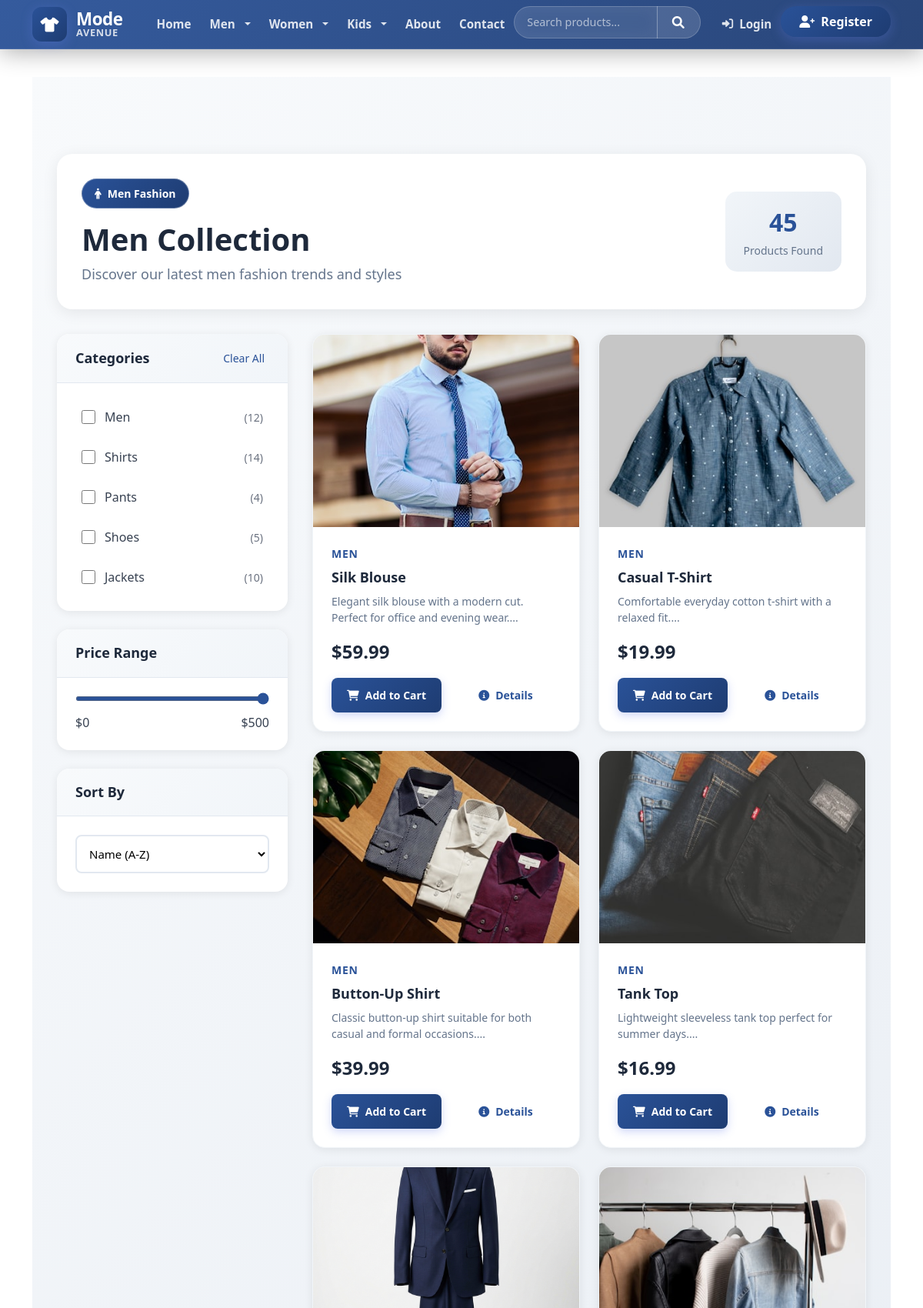
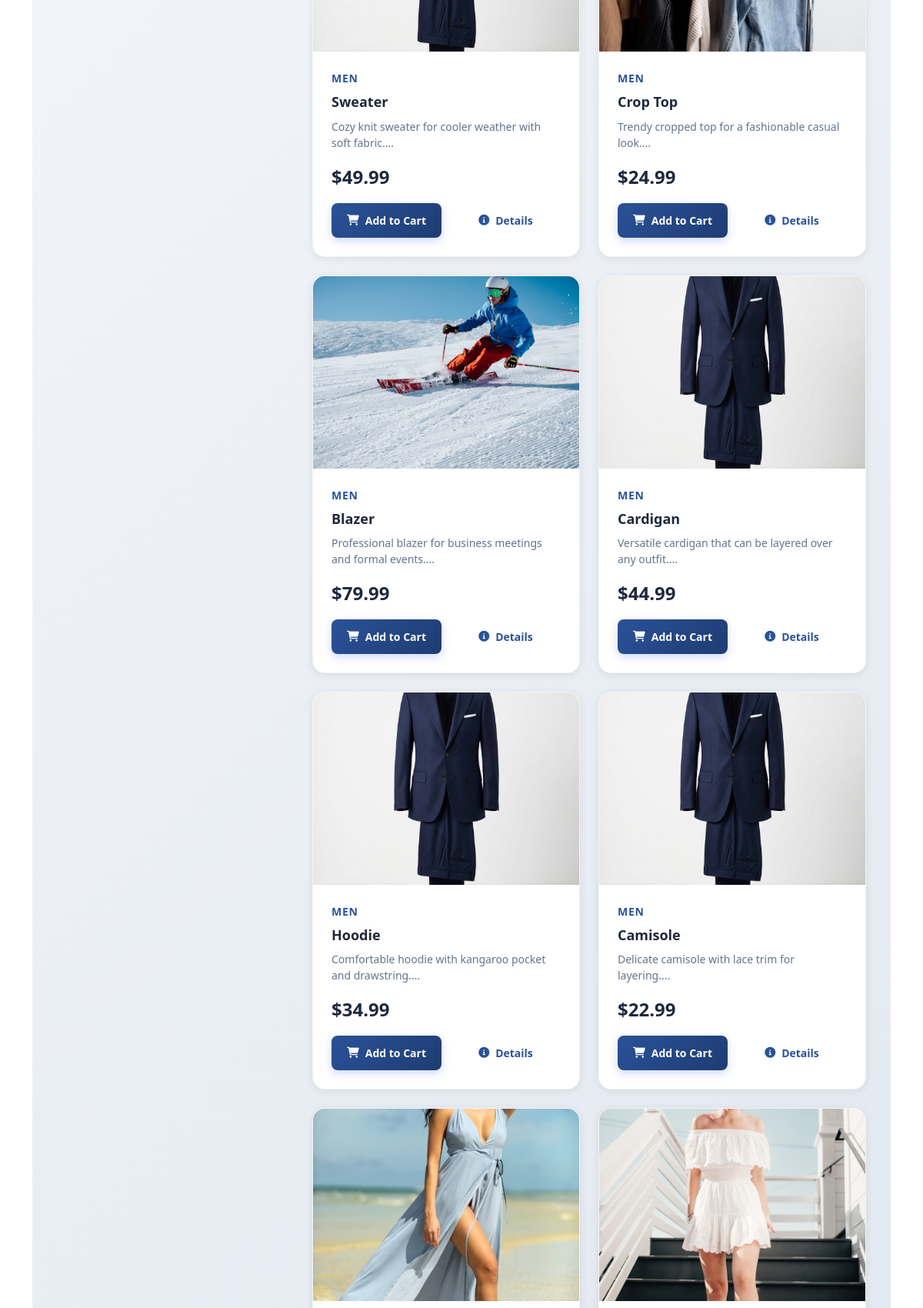
The app's page /products/gender/men (upper part) with its own data (2 pictures, top to bottom).
### models.py (models this page shows, shortened)
class Category(db.Model):
    id = db.Column(db.Integer, primary_key=True)
    name = db.Column(db.String(50), nullable=False)
    description = db.Column(db.Text)
    gender = db.Column(db.String(10), nullable=False)  # 'men', 'women', 'kids'
    products = db.relationship('Product', backref='category', lazy=True)

class Product(db.Model):
    id = db.Column(db.Integer, primary_key=True)
    name = db.Column(db.String(100), nullable=False)
    description = db.Column(db.Text, nullable=False)
    price = db.Column(db.Float, nullable=False)
    image_file = db.Column(db.String(500), nullable=False, default='default.jpg')
    stock = db.Column(db.Integer, nullable=False, default=0)
    category_id = db.Column(db.Integer, db.ForeignKey('category.id'), nullable=False)
    cart_items = db.relationship('CartItem', backref='product', lazy=True, cascade='all, delete-orphan')
    order_items = db.relationship('OrderItem', backref='product', lazy=True, cascade='all, delete-orphan')

### products/routes.py (the view)
@products.route('/gender/<gender>')
def gender(gender):
    if gender not in ['men', 'women', 'kids']:
        flash('Invalid gender category', 'danger')
        return redirect(url_for('products.index'))
    page = request.args.get('page', 1, type=int)
    products_list = Product.query.join(Category).filter(Category.gender == gender).paginate(page=page, per_page=12)
    categories = Category.query.filter_by(gender=gender).all()
    return render_template('products/gender.html', title=f'{gender.title()} Fashion',
                         gender=gender, products=products_list, categories=categories, current_user=current_user)

### templates/products/gender.html (shortened to what this page needs)
{% extends "base.html" %}
{% block content %}
<div class="products-container">
    <div class="container-fluid">
        <div class="products-header">
            <div class="header-content">
                <div class="header-left">
                    <div class="gender-badge">
                        <i class="fas {% if gender == 'men' %}fa-male{% elif gender == 'women' %}fa-female{% else %}fa-child{% endif %}"></i>
                        <span>{{ gender.title() }} Fashion</span>
                    </div>
                    <h1 class="main-title">{{ gender.title() }} Collection</h1>
                    <p class="subtitle">Discover our latest {{ gender }} fashion trends and styles</p>
                </div>
                <div class="header-right">
                    <div class="results-count">
                        <span class="count">{{ products.total }}</span>
                        <span class="text">Products Found</span>
                    </div>
                </div>
            </div>
        </div>
        <div class="products-content">
            <div class="filters-sidebar">
                <div class="filter-card">
                    <div class="filter-header">
                        <h3>Categories</h3>
                        <button class="btn-clear" onclick="clearFilters()">Clear All</button>
                    </div>
                    <div class="filter-content">
                        <div class="category-list">
                            {% for category in categories %}
                            <div class="category-item">
                                <label class="category-label">
                                    <input type="checkbox" name="category" value="{{ category.id }}">
                                    <span class="category-name">{{ category.name }}</span>
                                    <span class="category-count">({{ category.products|length }})</span>
                                </label>
                            </div>
                            {% endfor %}
                        </div>
                    </div>
                </div>
                <div class="filter-card">
                    <div class="filter-header">
                        <h3>Price Range</h3>
                    </div>
                    <div class="filter-content">
                        <div class="price-range">
                            <input type="range" class="price-slider" min="0" max="500" value="500">
                            <div class="price-display">
                                <span class="min-price">$0</span>
                                <span class="max-price">$500</span>
                            </div>
                        </div>
                    </div>
                </div>
                <div class="filter-card">
                    <div class="filter-header">
                        <h3>Sort By</h3>
                    </div>
                    <div class="filter-content">
                        <select class="sort-select" onchange="sortProducts(this.value)">
                            <option value="name">Name (A-Z)</option>
                        </select>
                    </div>
                </div>
            </div>
            <div class="products-main">
                {% if products.items %}
                    <div class="products-grid">
                        {% for product in products.items %}
                        <div class="product-card">
                            <div class="product-image">
                            </div>
                            <div class="product-info">
                                <div class="product-category">{{ product.category.name }}</div>
                                <h3 class="product-name">{{ product.name }}</h3>
                                <p class="product-description">{{ product.description[:100] }}...</p>
                                <div class="product-price">
                                    <span class="current-price">${{ "%.2f"|format(product.price) }}</span>
                                </div>
                                <div class="product-actions">
                                    <button class="btn btn-primary add-to-cart" onclick="addToCart({{ product.id }})">
                                        <i class="fas fa-shopping-cart"></i> Add to Cart
                                    </button>
                                    <a href="{{ url_for('products.detail', product_id=product.id) }}" class="btn btn-outline-primary">
                                        <i class="fas fa-info-circle"></i> Details
                                    </a>
                                </div>
                            </div>
                        </div>
                        {% endfor %}
                    </div>
                {% endif %}
            </div>
        </div>
    </div>
</div>
{% endblock %}

### static/css/style.css (style rules this page uses)
.product-image { position: relative; overflow: hidden; height: 250px; }
.product-info { padding: 1.5rem; }
.product-category { font-size: 0.9rem; margin-bottom: 1rem; }
.product-price { margin-bottom: 1rem; }
.gender-badge { display: inline-block; background: rgba(255, 255, 255, 0.2); backdrop-filter: blur(10px); border: 1px solid rgba(255, 255, 255, 0.3); padding: 0.5rem 1rem; border-radius: 50px; font-size: 0.9rem; font-weight: 600; margin-bottom: 1.5rem; animation: fadeInUp 1s ease-out; }
.product-card { background: white; border-radius: 15px; overflow: hidden; box-shadow: 0 5px 20px rgba(0, 0, 0, 0.08); transition: all 0.3s ease; height: 100%; border: 1px solid #f1f5f9; }
.product-image { width: 100%; height: 100%; object-fit: contain; transition: transform 0.3s ease; }
.product-description { color: #718096; font-size: 0.9rem; line-height: 1.4; margin-bottom: 1rem; }
.product-price { margin-bottom: 0.5rem; }

### records on screen
Category: name "Men", products|length "12"
Category: name "Shirts", products|length "14"
Category: name "Pants", products|length "4"
Category: name "Shoes", products|length "5"
Category: name "Jackets", products|length "10"
Product: category.name "MEN", name "Silk Blouse", description "Elegant silk blouse with a modern cut. Perfect for office and evening wear.", price "59.99"
Product: category.name "MEN", name "Casual T-Shirt", description "Comfortable everyday cotton t-shirt with a relaxed fit.", price "19.99"
Product: category.name "MEN", name "Button-Up Shirt", description "Classic button-up shirt suitable for both casual and formal occasions.", price "39.99"
Product: category.name "MEN", name "Tank Top", description "Lightweight sleeveless tank top perfect for summer days.", price "16.99"
Product: category.name "MEN", name "Sweater", description "Cozy knit sweater for cooler weather with soft fabric.", price "49.99"
Product: category.name "MEN", name "Crop Top", description "Trendy cropped top for a fashionable casual look.", price "24.99"
Product: category.name "MEN", name "Blazer", description "Professional blazer for business meetings and formal events.", price "79.99"
Product: category.name "MEN", name "Cardigan", description "Versatile cardigan that can be layered over any outfit.", price "44.99"
Product: category.name "MEN", name "Hoodie", description "Comfortable hoodie with kangaroo pocket and drawstring.", price "34.99"
Product: category.name "MEN", name "Camisole", description "Delicate camisole with lace trim for layering.", price "22.99"

### other values on screen
{{ gender.title() }} "Men"
{{ gender }} "men"
{{ products.total }} "45"
